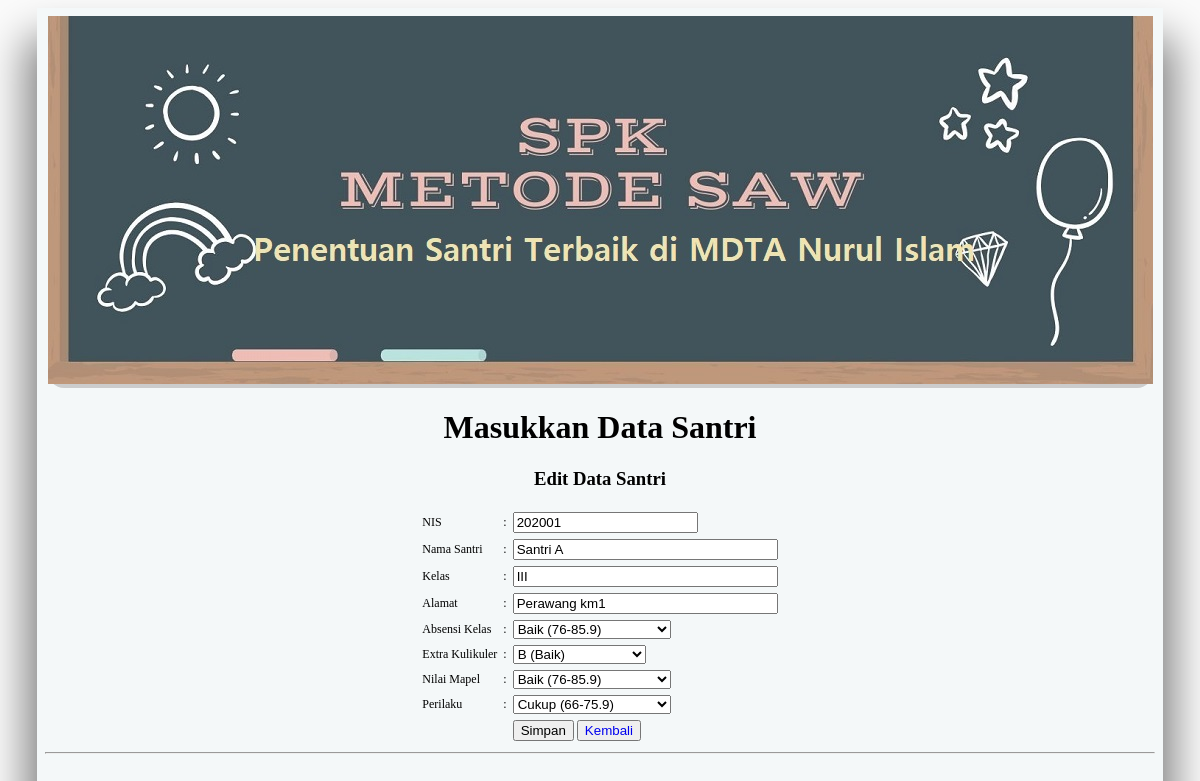
The app's page /edit.php?nik=202001 (signed in), older data.
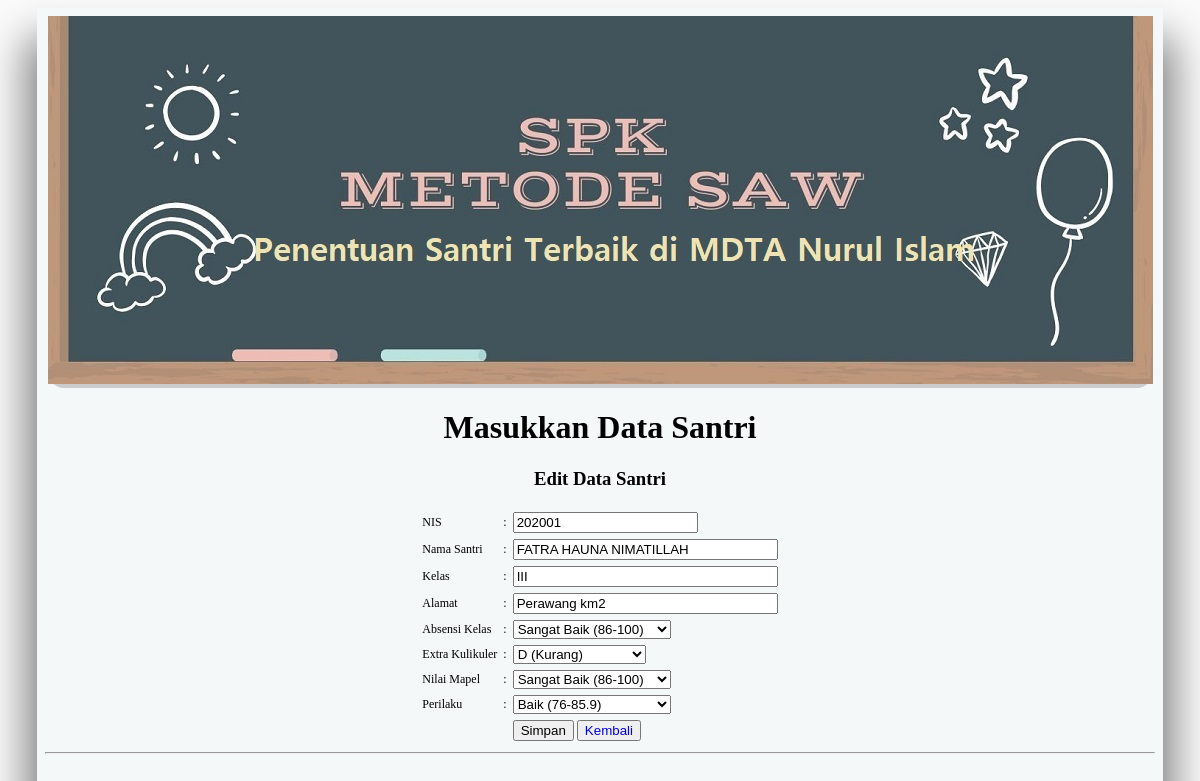
The same page, newer data.
### tables this page shows
CREATE TABLE `tbl_santri` (
  `id_santri` int(11) NOT NULL,
  `nik` int(11) NOT NULL,
  `nis` int(11) NOT NULL,
  `nama` varchar(50) NOT NULL,
  `kelas` varchar(5) NOT NULL,
  `th_ajaran` varchar(50) NOT NULL,
  `alamat` varchar(50) NOT NULL,
  `status` tinyint(4) NOT NULL DEFAULT 0
);

CREATE TABLE `tbl_matrik` (
  `id_matrik` int(11) NOT NULL,
  `nik` int(11) NOT NULL,
  `kriteria1_absensi` int(11) NOT NULL,
  `kriteria2_extrakulikuler` int(11) NOT NULL,
  `kriteria3_mapel` float NOT NULL,
  `kriteria4_perilaku` int(11) NOT NULL,
  `status` tinyint(4) NOT NULL DEFAULT 0
);

### edit.php (the view, shortened to what this page needs)
<?php
	include('koneksi.php');
	$nik = $_GET['nik'];
	$show = mysqli_query($koneksi, "SELECT * FROM tbl_santri, tbl_matrik WHERE tbl_matrik.nik=tbl_santri.nik AND tbl_matrik.nik='$nik'");
	if(mysqli_num_rows($show) == 0){
		echo '<script>window.history.back()</script>';
	}else{
		$data = mysqli_fetch_assoc($show);
	}
?>
<!DOCTYPE html>
<html>
<head>
	<link rel="stylesheet" href="css/style.css" type="text/css" />
	<link rel="stylesheet" href="css/menu.css" type="text/css" media="screen">
</head>
<body>
	<div id="content" align="center">
    <div class="body">
      <div class="header">
        <img src="images/headernew.jpg">
      </div>
			<h1 class="style3"> Masukkan Data Santri </h1>
			<h3>Edit Data Santri</h3>
			<form action="proses/edit-proses.php" method="post">
				<table cellpadding="3" cellspacing="0">
					<tr>
						<td>NIS</td>
						<td>:</td>
						<td><input type="text" name="nis" value="<?php echo $data['nis']; ?>" required></td>
					</tr>
					<tr>
						<td>Nama Santri</td>
						<td>:</td>
						<td><input type="text" name="nama1" size="30" value="<?php echo $data['nama']; ?>" required></td>
					</tr>
					<tr>
						<td>Kelas</td>
						<td>:</td>
						<td><input type="text" name="kelas" size="30" value="<?php echo $data['kelas']; ?>" required></td>
					</tr>
					<tr>
						<td>Alamat</td>
						<td>:</td>
						<td><input type="text" name="alamat1" size="30" value="<?php echo $data['alamat']; ?>" required></td>
					</tr>
					<tr>
						<td>Absensi Kelas</td>
						<td>:</td>
						<td>
							<select name="kriteria1_absensi" required>
		           	<?php
		           		if($data['kriteria1_absensi'] == "5") echo "<option value='5' selected> Sangat Baik (86-100)</option>";
		           		else echo "<option value='5'>Sangat Baik (86-100)</option>";
		           		if($data['kriteria1_absensi'] == "4") echo "<option value='4' selected> Baik (76-85.9)</option>";
		           		else echo "<option value='4'>Baik (76-85.9)</option>";
		         		?>
							</select>
						</td>
					</tr>
					<tr>
						<td>Extra Kulikuler</td>
						<td>:</td>
						<td>
							<select name="kriteria2_extrakulikuler" required>
								<?php
				       		if($data['kriteria2_extrakulikuler'] == "4") echo "<option value='4' selected> B (Baik)  </option>";
				       		else echo "<option value='4'>B (Baik)</option>";
				       		if($data['kriteria2_extrakulikuler'] == "2") echo "<option value='2' selected> D (Kurang) </option>";
				       		else echo "<option value='2'>D (Kurang)</option>";
						   		?>
							</select>
						</td>
					</tr>
				  	<tr>
						<td>Nilai Mapel</td>
						<td>:</td>
						<td>
							<select name="kriteria3_mapel" required>
		           	<?php
		           		if($data['kriteria3_mapel'] == "5") echo "<option value='5' selected> Sangat Baik (86-100)</option>";
		           		else echo "<option value='5'>Sangat Baik (86-100)</option>";
		           		if($data['kriteria3_mapel'] == "4") echo "<option value='4' selected> Baik (76-85.9)</option>";
		           		else echo "<option value='4'>Baik (76-85.9)</option>";
		         		?>
							</select>
						</td>
					</tr>
					<tr>
						<td>Perilaku</td>
						<td>:</td>
						<td>
							<select name="kriteria4_perilaku" required>
		           	<?php
		           		if($data['kriteria4_perilaku'] == "4") echo "<option value='4' selected> Baik (76-85.9)</option>";
		           		else echo "<option value='4'>Baik (76-85.9)</option>";
		           		if($data['kriteria4_perilaku'] == "3") echo "<option value='5' selected> Cukup (66-75.9)</option>";
		           		else echo "<option value='3'>Cukup (66-75.9)</option>";
		         		?>
							</select>
						</td>
					</tr>
					<tr>
						<td>&nbsp;</td>
						<td></td>
						<td>
							<input type="submit" name="simpan" value="Simpan">
							<button><a href="view.php" style="text-decoration-line: none;">Kembali</a></button>
						</td>
					</tr>
				</table>
				<hr>
			</form>
		</div>
	</div>
</body>
</html>

Row changes from the older to the newer data that the page shows:
changed tbl_santri "III": nama1 "Santri A" → "FATRA HAUNA NIMATILLAH"; alamat1 "Perawang km1" → "Perawang km2"
changed tbl_matrik "Baik (76-85.9)": kriteria1_absensi "Baik (76-85.9)" → "Sangat Baik (86-100)"; kriteria2_extrakulikuler "B (Baik)" → "D (Kurang)"; kriteria3_mapel "Baik (76-85.9)" → "Sangat Baik (86-100)"; kriteria4_perilaku "Cukup (66-75.9)" → "Baik (76-85.9)"
